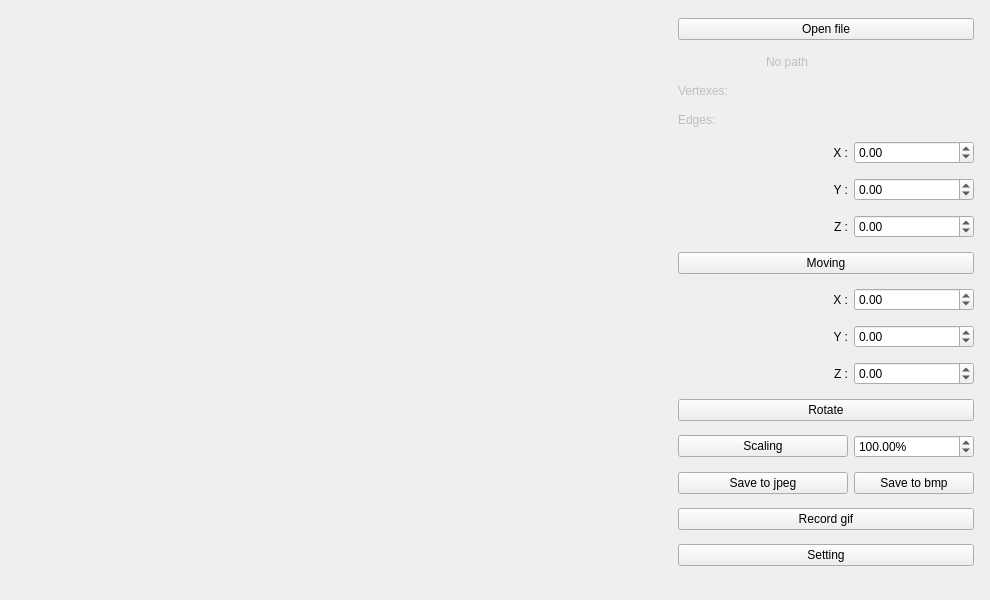
<?xml version="1.0" encoding="UTF-8"?>
<ui version="4.0">
 <class>MainWindow</class>
 <widget class="QMainWindow" name="MainWindow">
  <property name="geometry">
   <rect>
    <x>0</x>
    <y>0</y>
    <width>990</width>
    <height>600</height>
   </rect>
  </property>
  <property name="windowTitle">
   <string>MainWindow</string>
  </property>
  <widget class="QWidget" name="centralwidget">
   <widget class="glview" name="widget" native="true">
    <property name="geometry">
     <rect>
      <x>10</x>
      <y>10</y>
      <width>580</width>
      <height>580</height>
     </rect>
    </property>
   </widget>
   <widget class="QWidget" name="gridLayoutWidget">
    <property name="geometry">
     <rect>
      <x>600</x>
      <y>10</y>
      <width>384</width>
      <height>571</height>
     </rect>
    </property>
    <layout class="QGridLayout" name="gridLayout">
     <property name="rightMargin">
      <number>10</number>
     </property>
     <property name="horizontalSpacing">
      <number>6</number>
     </property>
     <item row="11" column="1" colspan="2">
      <widget class="QPushButton" name="button_rotate">
       <property name="text">
        <string>Rotate</string>
       </property>
      </widget>
     </item>
     <item row="14" column="1" colspan="2">
      <widget class="QPushButton" name="button_gif">
       <property name="text">
        <string>Record gif</string>
       </property>
      </widget>
     </item>
     <item row="15" column="1" colspan="2">
      <widget class="QPushButton" name="button_setting">
       <property name="text">
        <string>Setting</string>
       </property>
      </widget>
     </item>
     <item row="4" column="1">
      <widget class="QLabel" name="label_translate_x">
       <property name="maximumSize">
        <size>
         <width>123123</width>
         <height>16777215</height>
        </size>
       </property>
       <property name="text">
        <string>X :</string>
       </property>
       <property name="alignment">
        <set>Qt::AlignRight|Qt::AlignTrailing|Qt::AlignVCenter</set>
       </property>
      </widget>
     </item>
     <item row="0" column="1" colspan="2">
      <widget class="QPushButton" name="button_open_path">
       <property name="text">
        <string>Open file</string>
       </property>
      </widget>
     </item>
     <item row="1" column="0" colspan="3">
      <widget class="QLabel" name="label_path">
       <property name="enabled">
        <bool>false</bool>
       </property>
       <property name="maximumSize">
        <size>
         <width>16777215</width>
         <height>15</height>
        </size>
       </property>
       <property name="text">
        <string>No path</string>
       </property>
       <property name="alignment">
        <set>Qt::AlignCenter</set>
       </property>
      </widget>
     </item>
     <item row="12" column="1">
      <widget class="QPushButton" name="button_scaling">
       <property name="text">
        <string>Scaling</string>
       </property>
      </widget>
     </item>
     <item row="6" column="1">
      <widget class="QLabel" name="label_translate_z">
       <property name="text">
        <string>Z :</string>
       </property>
       <property name="alignment">
        <set>Qt::AlignRight|Qt::AlignTrailing|Qt::AlignVCenter</set>
       </property>
      </widget>
     </item>
     <item row="3" column="1" colspan="2">
      <widget class="QLabel" name="label_edges">
       <property name="enabled">
        <bool>false</bool>
       </property>
       <property name="maximumSize">
        <size>
         <width>16777215</width>
         <height>15</height>
        </size>
       </property>
       <property name="text">
        <string>Edges:</string>
       </property>
      </widget>
     </item>
     <item row="8" column="1">
      <widget class="QLabel" name="label_rotate_x">
       <property name="text">
        <string>X :</string>
       </property>
       <property name="alignment">
        <set>Qt::AlignRight|Qt::AlignTrailing|Qt::AlignVCenter</set>
       </property>
      </widget>
     </item>
     <item row="5" column="1">
      <widget class="QLabel" name="label_translate_y">
       <property name="text">
        <string>Y :</string>
       </property>
       <property name="alignment">
        <set>Qt::AlignRight|Qt::AlignTrailing|Qt::AlignVCenter</set>
       </property>
      </widget>
     </item>
     <item row="13" column="2">
      <widget class="QPushButton" name="button_bmp">
       <property name="minimumSize">
        <size>
         <width>120</width>
         <height>0</height>
        </size>
       </property>
       <property name="text">
        <string>Save to bmp</string>
       </property>
      </widget>
     </item>
     <item row="7" column="1" colspan="2">
      <widget class="QPushButton" name="button_moving">
       <property name="text">
        <string>Moving</string>
       </property>
      </widget>
     </item>
     <item row="13" column="1">
      <widget class="QPushButton" name="button_jpeg">
       <property name="minimumSize">
        <size>
         <width>170</width>
         <height>0</height>
        </size>
       </property>
       <property name="maximumSize">
        <size>
         <width>170</width>
         <height>16777215</height>
        </size>
       </property>
       <property name="text">
        <string>Save to jpeg</string>
       </property>
      </widget>
     </item>
     <item row="2" column="1" colspan="2">
      <widget class="QLabel" name="label_vertexes">
       <property name="enabled">
        <bool>false</bool>
       </property>
       <property name="maximumSize">
        <size>
         <width>16777215</width>
         <height>15</height>
        </size>
       </property>
       <property name="text">
        <string>Vertexes: </string>
       </property>
      </widget>
     </item>
     <item row="12" column="2">
      <widget class="QDoubleSpinBox" name="scaling">
       <property name="suffix">
        <string>%</string>
       </property>
       <property name="minimum">
        <double>0.010000000000000</double>
       </property>
       <property name="maximum">
        <double>1000.000000000000000</double>
       </property>
       <property name="value">
        <double>100.000000000000000</double>
       </property>
      </widget>
     </item>
     <item row="4" column="2">
      <widget class="QDoubleSpinBox" name="moving_x">
       <property name="minimum">
        <double>-2.000000000000000</double>
       </property>
       <property name="maximum">
        <double>2.000000000000000</double>
       </property>
       <property name="singleStep">
        <double>0.100000000000000</double>
       </property>
      </widget>
     </item>
     <item row="5" column="2">
      <widget class="QDoubleSpinBox" name="moving_y">
       <property name="minimum">
        <double>-2.000000000000000</double>
       </property>
       <property name="maximum">
        <double>2.000000000000000</double>
       </property>
       <property name="singleStep">
        <double>0.100000000000000</double>
       </property>
      </widget>
     </item>
     <item row="6" column="2">
      <widget class="QDoubleSpinBox" name="moving_z">
       <property name="minimum">
        <double>-2.000000000000000</double>
       </property>
       <property name="maximum">
        <double>2.000000000000000</double>
       </property>
       <property name="singleStep">
        <double>0.100000000000000</double>
       </property>
      </widget>
     </item>
     <item row="8" column="2">
      <widget class="QDoubleSpinBox" name="rotate_x">
       <property name="minimum">
        <double>-100.000000000000000</double>
       </property>
       <property name="maximum">
        <double>100.000000000000000</double>
       </property>
      </widget>
     </item>
     <item row="9" column="2">
      <widget class="QDoubleSpinBox" name="rotate_y">
       <property name="minimum">
        <double>-100.000000000000000</double>
       </property>
       <property name="maximum">
        <double>100.000000000000000</double>
       </property>
      </widget>
     </item>
     <item row="10" column="2">
      <widget class="QDoubleSpinBox" name="rotate_z">
       <property name="minimum">
        <double>-100.000000000000000</double>
       </property>
       <property name="maximum">
        <double>100.000000000000000</double>
       </property>
      </widget>
     </item>
     <item row="10" column="1">
      <widget class="QLabel" name="label_rotate_z">
       <property name="text">
        <string>Z :</string>
       </property>
       <property name="alignment">
        <set>Qt::AlignRight|Qt::AlignTrailing|Qt::AlignVCenter</set>
       </property>
      </widget>
     </item>
     <item row="9" column="1">
      <widget class="QLabel" name="label_rotate_y">
       <property name="text">
        <string>Y :</string>
       </property>
       <property name="alignment">
        <set>Qt::AlignRight|Qt::AlignTrailing|Qt::AlignVCenter</set>
       </property>
      </widget>
     </item>
    </layout>
   </widget>
  </widget>
  <action name="actionClose">
   <property name="text">
    <string>Close</string>
   </property>
  </action>
 </widget>
 <customwidgets>
  <customwidget>
   <class>glview</class>
   <extends>QWidget</extends>
   <header location="global">glview.h</header>
   <container>1</container>
  </customwidget>
 </customwidgets>
 <resources/>
 <connections/>
</ui>
